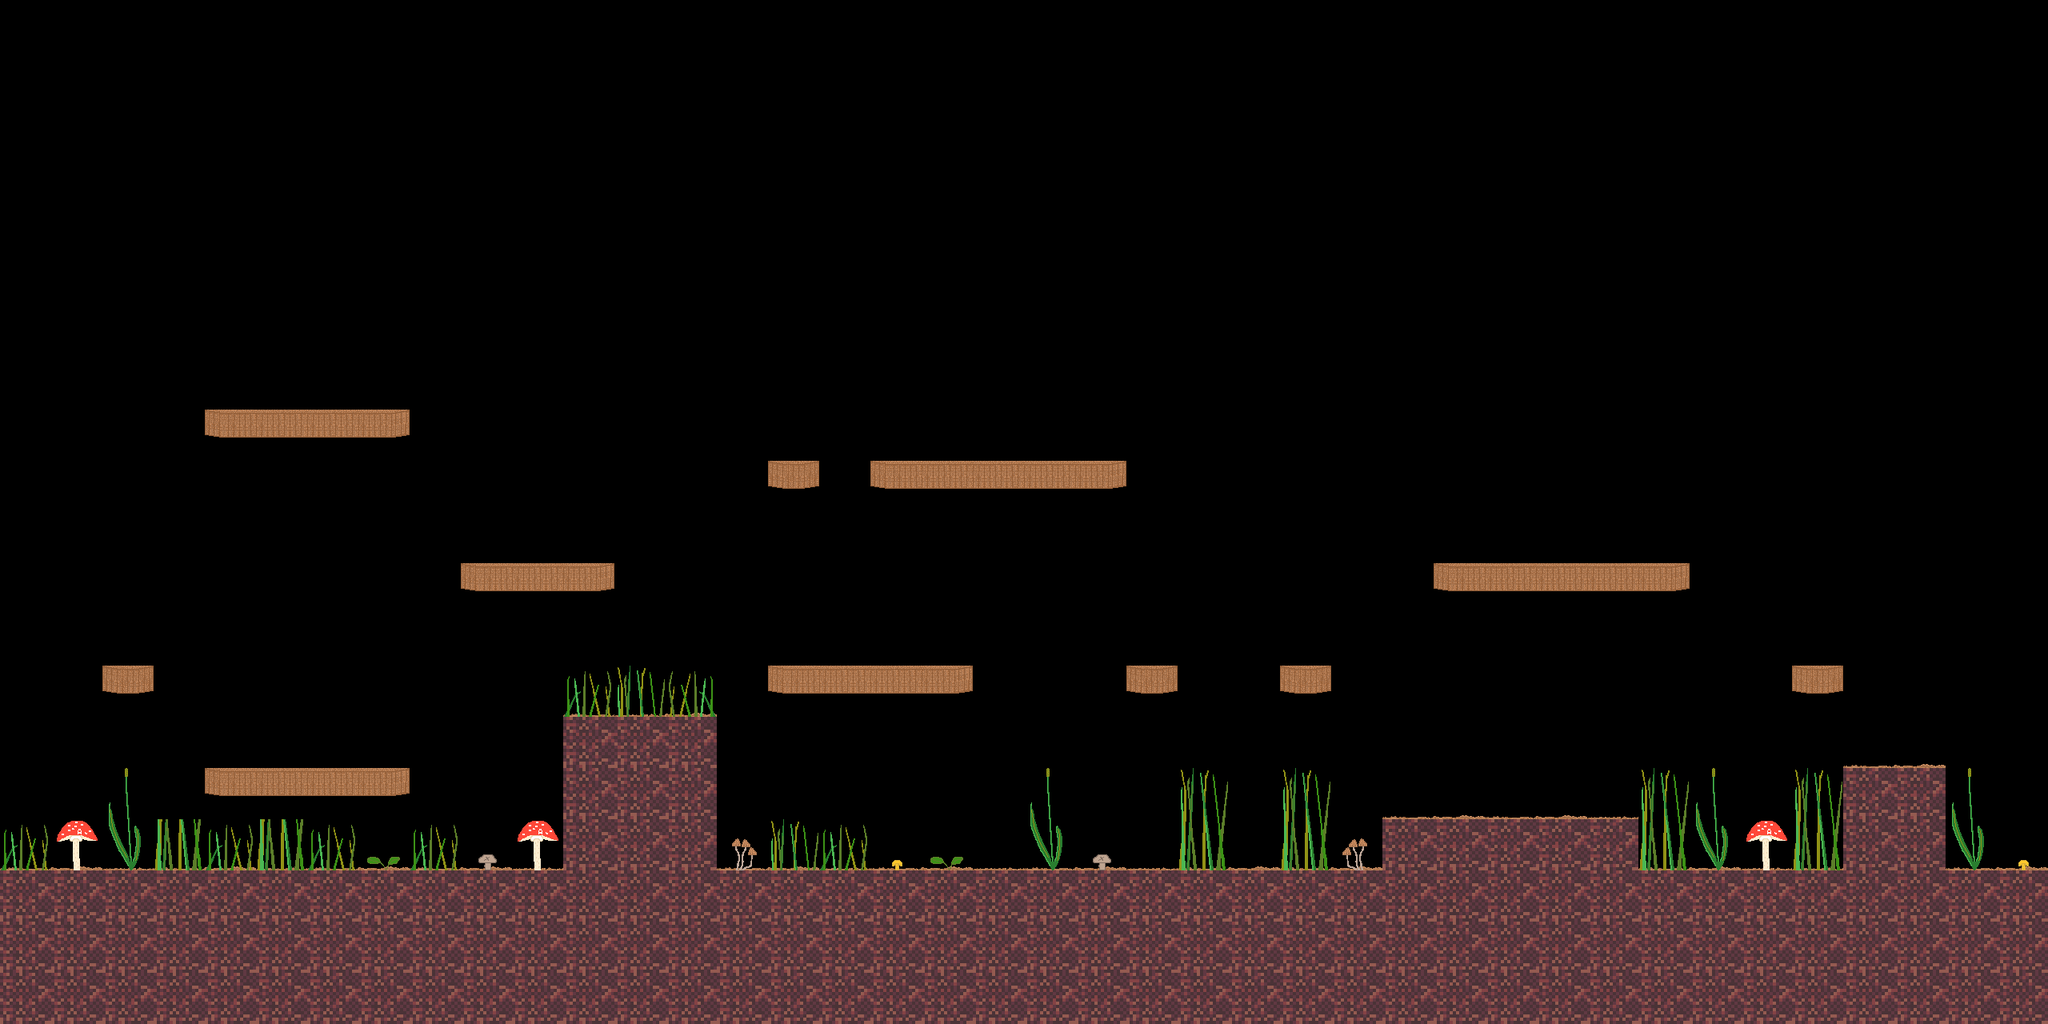

This is a level from a 2D game, rendered from its Tiled map with the project's own tilesets. A one-line summary and the complete map file follow:
An orthogonal 40x20 tile map with 64x64 px tiles, 3 tile layers (ziemia, roslinki, grzybki), 3 tilesets and 16 objects (player).

<map version="1.9" tiledversion="1.9.0" orientation="orthogonal" renderorder="right-down" width="40" height="20" tilewidth="64" tileheight="64" infinite="0" nextlayerid="5" nextobjectid="22">
 <tileset firstgid="1" source="green.tsx" />
 <tileset firstgid="49" source="ground.tsx" />
 <tileset firstgid="97" source="mushrooms.tsx" />
 <layer id="1" name="ziemia" width="40" height="20">
  <data encoding="csv">
0,0,0,0,0,0,0,0,0,0,0,0,0,0,0,0,0,0,0,0,0,0,0,0,0,0,0,0,0,0,0,0,0,0,0,0,0,0,0,0,
0,0,0,0,0,0,0,0,0,0,0,0,0,0,0,0,0,0,0,0,0,0,0,0,0,0,0,0,0,0,0,0,0,0,0,0,0,0,0,0,
0,0,0,0,0,0,0,0,0,0,0,0,0,0,0,0,0,0,0,0,0,0,0,0,0,0,0,0,0,0,0,0,0,0,0,0,0,0,0,0,
0,0,0,0,0,0,0,0,0,0,0,0,0,0,0,0,0,0,0,0,0,0,0,0,0,0,0,0,0,0,0,0,0,0,0,0,0,0,0,0,
0,0,0,0,0,0,0,0,0,0,0,0,0,0,0,0,0,0,0,0,0,0,0,0,0,0,0,0,0,0,0,0,0,0,0,0,0,0,0,0,
0,0,0,0,0,0,0,0,0,0,0,0,0,0,0,0,0,0,0,0,0,0,0,0,0,0,0,0,0,0,0,0,0,0,0,0,0,0,0,0,
0,0,0,0,0,0,0,0,0,0,0,0,0,0,0,0,0,0,0,0,0,0,0,0,0,0,0,0,0,0,0,0,0,0,0,0,0,0,0,0,
0,0,0,0,0,0,0,0,0,0,0,0,0,0,0,0,0,0,0,0,0,0,0,0,0,0,0,0,0,0,0,0,0,0,0,0,0,0,0,0,
0,0,0,0,58,50,50,57,0,0,0,0,0,0,0,0,0,0,0,0,0,0,0,0,0,0,0,0,0,0,0,0,0,0,0,0,0,0,0,0,
0,0,0,0,0,0,0,0,0,0,0,0,0,0,0,49,0,58,50,50,50,57,0,0,0,0,0,0,0,0,0,0,0,0,0,0,0,0,0,0,
0,0,0,0,0,0,0,0,0,0,0,0,0,0,0,0,0,0,0,0,0,0,0,0,0,0,0,0,0,0,0,0,0,0,0,0,0,0,0,0,
0,0,0,0,0,0,0,0,0,58,50,57,0,0,0,0,0,0,0,0,0,0,0,0,0,0,0,0,58,50,50,50,57,0,0,0,0,0,0,0,
0,0,0,0,0,0,0,0,0,0,0,0,0,0,0,0,0,0,0,0,0,0,0,0,0,0,0,0,0,0,0,0,0,0,0,0,0,0,0,0,
0,0,49,0,0,0,0,0,0,0,0,65,73,66,0,58,50,50,57,0,0,0,49,0,0,49,0,0,0,0,0,0,0,0,0,49,0,0,0,0,
0,0,0,0,0,0,0,0,0,0,0,51,51,51,0,0,0,0,0,0,0,0,0,0,0,0,0,0,0,0,0,0,0,0,0,0,65,66,0,0,
0,0,0,0,58,50,50,57,0,0,0,51,51,51,0,0,0,0,0,0,0,0,0,0,0,0,0,65,66,65,66,73,0,0,0,0,51,51,0,0,
65,66,73,65,66,73,65,66,65,66,73,51,51,51,65,66,73,65,66,73,65,66,73,65,66,65,66,51,51,51,51,51,65,66,73,73,51,51,65,66,
51,51,51,51,51,51,51,51,51,51,51,51,51,51,51,51,51,51,51,51,51,51,51,51,51,51,51,51,51,51,51,51,51,51,51,51,51,51,51,51,
51,51,51,51,51,51,51,51,51,51,51,51,51,51,51,51,51,51,51,51,51,51,51,51,51,51,51,51,51,51,51,51,51,51,51,51,51,51,51,51,
51,51,51,51,51,51,51,51,51,51,51,51,51,51,51,51,51,51,51,51,51,51,51,51,51,51,51,51,51,51,51,51,51,51,51,51,51,51,51,51
</data>
 </layer>
 <layer id="2" name="roslinki" width="40" height="20">
  <data encoding="csv">
0,0,0,0,0,0,0,0,0,0,0,0,0,0,0,0,0,0,0,0,0,0,0,0,0,0,0,0,0,0,0,0,0,0,0,0,0,0,0,0,
0,0,0,0,0,0,0,0,0,0,0,0,0,0,0,0,0,0,0,0,0,0,0,0,0,0,0,0,0,0,0,0,0,0,0,0,0,0,0,0,
0,0,0,0,0,0,0,0,0,0,0,0,0,0,0,0,0,0,0,0,0,0,0,0,0,0,0,0,0,0,0,0,0,0,0,0,0,0,0,0,
0,0,0,0,0,0,0,0,0,0,0,0,0,0,0,0,0,0,0,0,0,0,0,0,0,0,0,0,0,0,0,0,0,0,0,0,0,0,0,0,
0,0,0,0,0,0,0,0,0,0,0,0,0,0,0,0,0,0,0,0,0,0,0,0,0,0,0,0,0,0,0,0,0,0,0,0,0,0,0,0,
0,0,0,0,0,0,0,0,0,0,0,0,0,0,0,0,0,0,0,0,0,0,0,0,0,0,0,0,0,0,0,0,0,0,0,0,0,0,0,0,
0,0,0,0,0,0,0,0,0,0,0,0,0,0,0,0,0,0,0,0,0,0,0,0,0,0,0,0,0,0,0,0,0,0,0,0,0,0,0,0,
0,0,0,0,0,0,0,0,0,0,0,0,0,0,0,0,0,0,0,0,0,0,0,0,0,0,0,0,0,0,0,0,0,0,0,0,0,0,0,0,
0,0,0,0,0,0,0,0,0,0,0,0,0,0,0,0,0,0,0,0,0,0,0,0,0,0,0,0,0,0,0,0,0,0,0,0,0,0,0,0,
0,0,0,0,0,0,0,0,0,0,0,0,0,0,0,0,0,0,0,0,0,0,0,0,0,0,0,0,0,0,0,0,0,0,0,0,0,0,0,0,
0,0,0,0,0,0,0,0,0,0,0,0,0,0,0,0,0,0,0,0,0,0,0,0,0,0,0,0,0,0,0,0,0,0,0,0,0,0,0,0,
0,0,0,0,0,0,0,0,0,0,0,0,0,0,0,0,0,0,0,0,0,0,0,0,0,0,0,0,0,0,0,0,0,0,0,0,0,0,0,0,
0,0,0,0,0,0,0,0,0,0,0,0,0,0,0,0,0,0,0,0,0,0,0,0,0,0,0,0,0,0,0,0,0,0,0,0,0,0,0,0,
0,0,0,0,0,0,0,0,0,0,0,1,3,2147483649,0,0,0,0,0,0,0,0,0,0,0,0,0,0,0,0,0,0,0,0,0,0,0,0,0,0,
0,0,0,0,0,0,0,0,0,0,0,0,0,0,0,0,0,0,0,0,0,0,0,0,0,0,0,0,0,0,0,0,0,0,0,0,0,0,0,0,
0,0,2,0,0,0,0,0,0,0,0,0,0,0,0,0,0,0,0,0,2,0,0,3,0,3,0,0,0,0,0,0,3,2,0,3,0,0,2,0,
1,0,10,11,1,11,1,4,1,0,0,0,0,0,0,3,1,0,4,0,10,0,0,11,0,11,0,0,0,0,0,0,11,10,0,11,0,0,10,0,
0,0,0,0,0,0,0,0,0,0,0,0,0,0,0,0,0,0,0,0,0,0,0,0,0,0,0,0,0,0,0,0,0,0,0,0,0,0,0,0,
0,0,0,0,0,0,0,0,0,0,0,0,0,0,0,0,0,0,0,0,0,0,0,0,0,0,0,0,0,0,0,0,0,0,0,0,0,0,0,0,
0,0,0,0,0,0,0,0,0,0,0,0,0,0,0,0,0,0,0,0,0,0,0,0,0,0,0,0,0,0,0,0,0,0,0,0,0,0,0,0
</data>
 </layer>
 <objectgroup id="4" name="objects">
  <object id="2" x="0" y="1088">
   <polygon points="0,0 2560,0 2560,192 0,192" />
  </object>
  <object id="3" x="702.667" y="894.667">
   <polygon points="0,0 193.333,1.33333 193.333,193.333 1.33333,193.333" />
  </object>
  <object id="4" x="1728" y="1024">
   <polygon points="0,0 320,0 320,64 0,64" />
  </object>
  <object id="5" x="2304" y="960">
   <polygon points="0,0 128,0 128,64 128,128 0,128" />
  </object>
  <object id="6" x="128" y="832">
   <polygon points="0,0 64,0 64,34.25 0,34.25" />
  </object>
  <object id="8" x="256" y="960">
   <polygon points="0,0 256,0 256.333,34.8333 0.333333,34.8333" />
  </object>
  <object id="9" x="576" y="704">
   <polygon points="0,0 2.66667,0 8,0 192,0 192,33.3333 0,33.3333" />
  </object>
  <object id="10" x="256" y="512">
   <polygon points="0,0 256,0 256.667,35.3333 0.666667,35.3333" />
  </object>
  <object id="11" x="960" y="576">
   <polygon points="0,0 64,0 64,34 0,34" />
  </object>
  <object id="12" x="1088" y="576">
   <polygon points="0,0 320,0 320.667,34.6667 0.666667,34.6667" />
  </object>
  <object id="13" x="960" y="832">
   <polygon points="0,0 256,0 256.667,35.3333 0.666667,35.3333" />
  </object>
  <object id="14" x="1408" y="832">
   <polygon points="0,0 64,0 64,34 0,34" />
  </object>
  <object id="15" x="1600" y="832">
   <polygon points="0,0 64,0 64,33.3333 0,33.3333" />
  </object>
  <object id="16" x="1792" y="704">
   <polygon points="0,0 320,0 320,36.6667 0,36.6667" />
  </object>
  <object id="17" x="2240" y="832">
   <polygon points="0,0 64,0 64.6667,36 0.666667,36" />
  </object>
  <object id="19" name="player" x="64" y="960" width="64" height="64" />
 </objectgroup>
 <layer id="3" name="grzybki" width="40" height="20">
  <data encoding="csv">
0,0,0,0,0,0,0,0,0,0,0,0,0,0,0,0,0,0,0,0,0,0,0,0,0,0,0,0,0,0,0,0,0,0,0,0,0,0,0,0,
0,0,0,0,0,0,0,0,0,0,0,0,0,0,0,0,0,0,0,0,0,0,0,0,0,0,0,0,0,0,0,0,0,0,0,0,0,0,0,0,
0,0,0,0,0,0,0,0,0,0,0,0,0,0,0,0,0,0,0,0,0,0,0,0,0,0,0,0,0,0,0,0,0,0,0,0,0,0,0,0,
0,0,0,0,0,0,0,0,0,0,0,0,0,0,0,0,0,0,0,0,0,0,0,0,0,0,0,0,0,0,0,0,0,0,0,0,0,0,0,0,
0,0,0,0,0,0,0,0,0,0,0,0,0,0,0,0,0,0,0,0,0,0,0,0,0,0,0,0,0,0,0,0,0,0,0,0,0,0,0,0,
0,0,0,0,0,0,0,0,0,0,0,0,0,0,0,0,0,0,0,0,0,0,0,0,0,0,0,0,0,0,0,0,0,0,0,0,0,0,0,0,
0,0,0,0,0,0,0,0,0,0,0,0,0,0,0,0,0,0,0,0,0,0,0,0,0,0,0,0,0,0,0,0,0,0,0,0,0,0,0,0,
0,0,0,0,0,0,0,0,0,0,0,0,0,0,0,0,0,0,0,0,0,0,0,0,0,0,0,0,0,0,0,0,0,0,0,0,0,0,0,0,
0,0,0,0,0,0,0,0,0,0,0,0,0,0,0,0,0,0,0,0,0,0,0,0,0,0,0,0,0,0,0,0,0,0,0,0,0,0,0,0,
0,0,0,0,0,0,0,0,0,0,0,0,0,0,0,0,0,0,0,0,0,0,0,0,0,0,0,0,0,0,0,0,0,0,0,0,0,0,0,0,
0,0,0,0,0,0,0,0,0,0,0,0,0,0,0,0,0,0,0,0,0,0,0,0,0,0,0,0,0,0,0,0,0,0,0,0,0,0,0,0,
0,0,0,0,0,0,0,0,0,0,0,0,0,0,0,0,0,0,0,0,0,0,0,0,0,0,0,0,0,0,0,0,0,0,0,0,0,0,0,0,
0,0,0,0,0,0,0,0,0,0,0,0,0,0,0,0,0,0,0,0,0,0,0,0,0,0,0,0,0,0,0,0,0,0,0,0,0,0,0,0,
0,0,0,0,0,0,0,0,0,0,0,0,0,0,0,0,0,0,0,0,0,0,0,0,0,0,0,0,0,0,0,0,0,0,0,0,0,0,0,0,
0,0,0,0,0,0,0,0,0,0,0,0,0,0,0,0,0,0,0,0,0,0,0,0,0,0,0,0,0,0,0,0,0,0,0,0,0,0,0,0,
0,0,0,0,0,0,0,0,0,0,0,0,0,0,0,0,0,0,0,0,0,0,0,0,0,0,0,0,0,0,0,0,0,0,0,0,0,0,0,0,
0,100,0,0,0,0,0,0,0,98,100,0,0,0,2147483745,0,0,99,0,0,0,98,0,0,0,0,97,0,0,0,0,0,0,0,100,0,0,0,0,99,
0,0,0,0,0,0,0,0,0,0,0,0,0,0,0,0,0,0,0,0,0,0,0,0,0,0,0,0,0,0,0,0,0,0,0,0,0,0,0,0,
0,0,0,0,0,0,0,0,0,0,0,0,0,0,0,0,0,0,0,0,0,0,0,0,0,0,0,0,0,0,0,0,0,0,0,0,0,0,0,0,
0,0,0,0,0,0,0,0,0,0,0,0,0,0,0,0,0,0,0,0,0,0,0,0,0,0,0,0,0,0,0,0,0,0,0,0,0,0,0,0
</data>
 </layer>
</map>